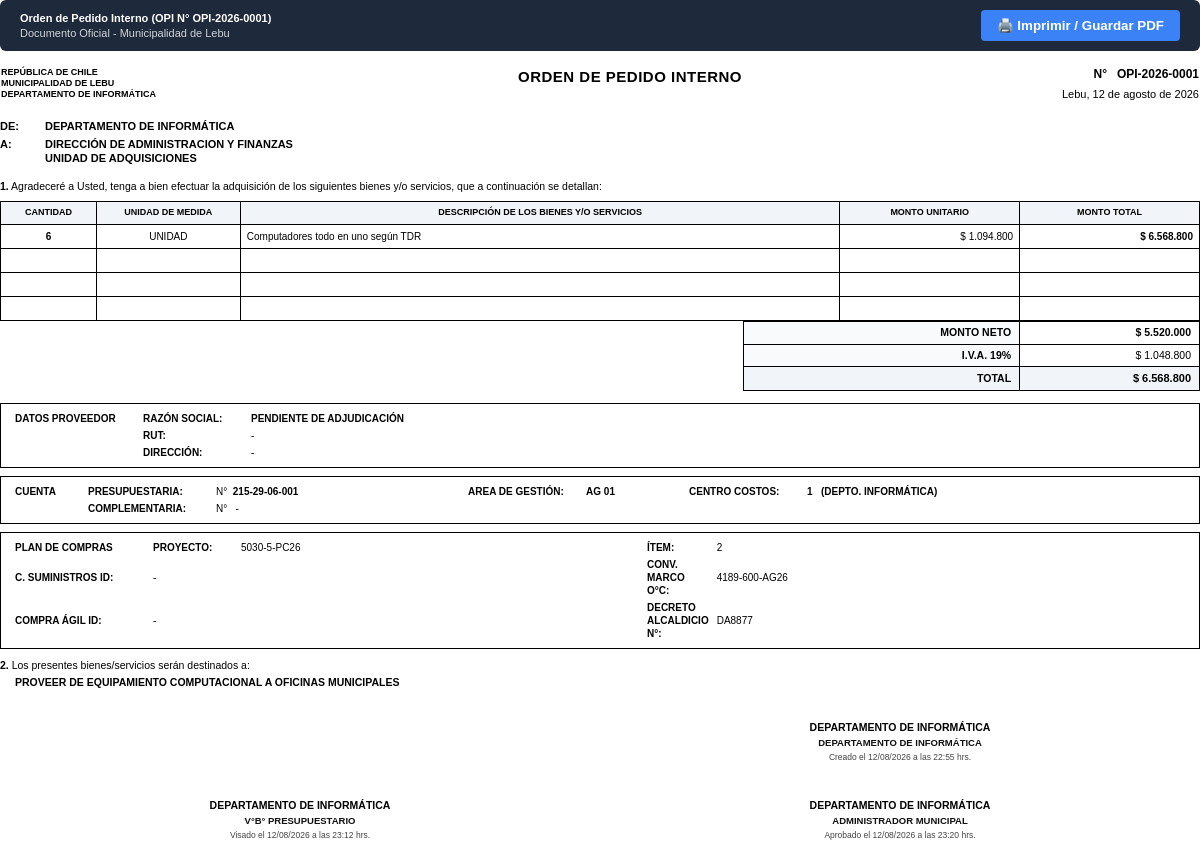
/imprimir_opi.php?id=1 (signed in), run on an earlier commit of the app's database.
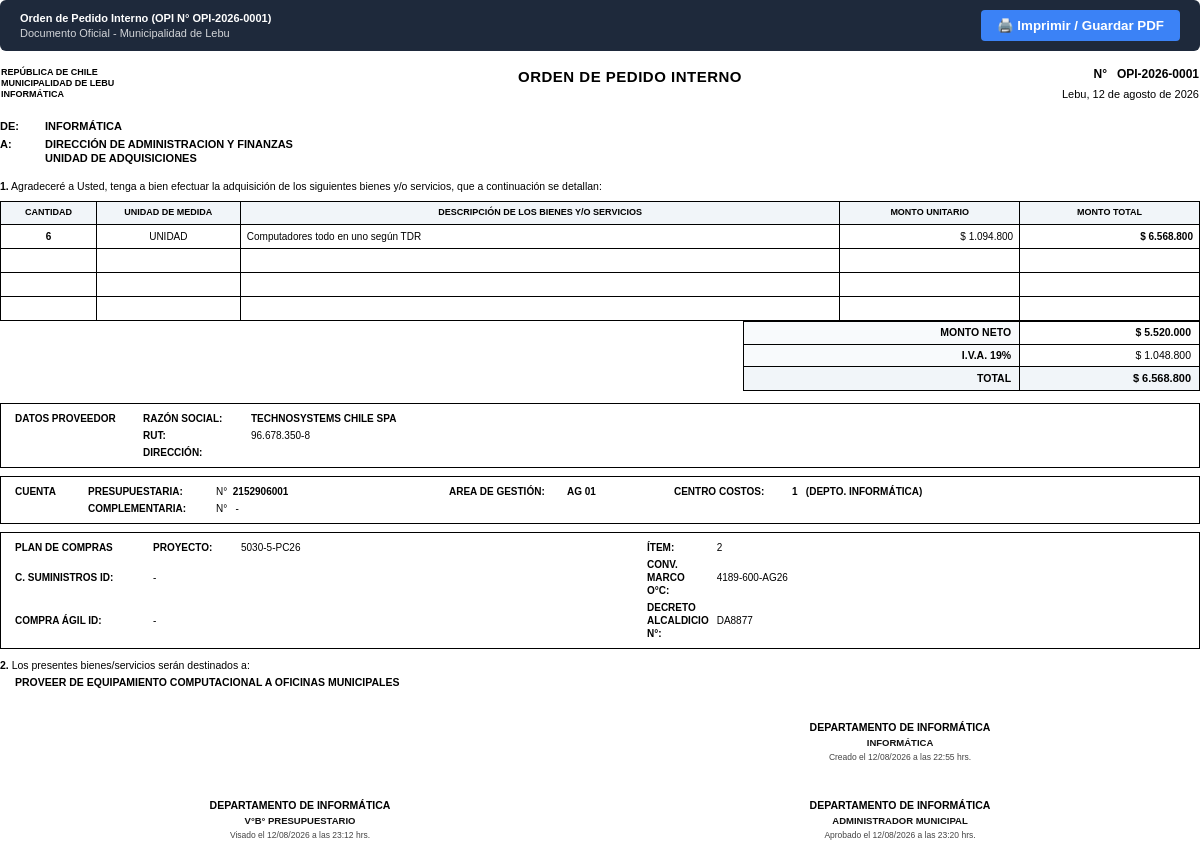
And on a later commit of the database.
### tables this page shows
CREATE TABLE `expedientes` (
  `id` int NOT NULL AUTO_INCREMENT,
  `codigo_interno` varchar(50) NOT NULL,
  `titulo_compra` varchar(255) NOT NULL DEFAULT 'Sin Título',
  `folio_opi` varchar(50) DEFAULT NULL,
  `usuario_creador_id` int NOT NULL,
  `unidad_origen_id` int NOT NULL,
  `centro_costo_id` int NOT NULL,
  `tipo_compra_id` int NOT NULL,
  `prioridad_id` int NOT NULL,
  `cuenta_presupuestaria_id` int DEFAULT NULL,
  `cuenta_maestra_id` int DEFAULT NULL,
  `area_gestion_id` int DEFAULT NULL,
  `rango_utm_id` int DEFAULT NULL,
  `proveedor_adjudicado_id` int DEFAULT NULL,
  `id_contrato_suministro` varchar(100) DEFAULT NULL,
  `id_compra_agil` varchar(50) DEFAULT NULL,
  `id_licitacion` varchar(100) DEFAULT NULL,
  `orden_compra_numero` varchar(100) DEFAULT NULL,
  `decreto_alcaldicio_numero` varchar(100) DEFAULT NULL,
  `conv_marco_oc` varchar(100) DEFAULT NULL,
  `monto_estimado` decimal(15,2) NOT NULL DEFAULT '0.00',
  `monto_definitivo` decimal(15,2) DEFAULT NULL,
  `tipo_impuesto` enum('NETO','IVA_INCLUIDO','EXENTO') DEFAULT 'NETO',
  `motivo_compra` text NOT NULL,
  `estado_actual` varchar(50) NOT NULL DEFAULT 'BORRADOR',
  `observacion_cierre` text,
  `created_at` timestamp NULL DEFAULT CURRENT_TIMESTAMP,
  `updated_at` timestamp NULL DEFAULT CURRENT_TIMESTAMP ON UPDATE CURRENT_TIMESTAMP,
  `fecha_visa_presupuesto` datetime DEFAULT NULL,
  `fecha_adjudicacion` datetime DEFAULT NULL,
  `fecha_aprobacion_opi` datetime DEFAULT NULL,
  `fecha_cierre` datetime DEFAULT NULL,
  `num_certificado_oficial` varchar(20) DEFAULT NULL,
  `id_entidad_gobierno` varchar(50) DEFAULT 'ID PE-MUN-00335',
  `plan_compras_proyecto` varchar(100) DEFAULT NULL,
  `plan_compras_item` int DEFAULT NULL,
  PRIMARY KEY (`id`),
  UNIQUE KEY `uk_expedientes_codigo` (`codigo_interno`),
  KEY `fk_exp_usuario` (`usuario_creador_id`),
  KEY `fk_exp_unidad` (`unidad_origen_id`),
  KEY `fk_exp_tipo` (`tipo_compra_id`),
  KEY `fk_exp_prioridad` (`prioridad_id`),
  KEY `fk_exp_cc` (`centro_costo_id`),
  KEY `fk_exp_cm` (`cuenta_maestra_id`),
  KEY `fk_exp_ag` (`area_gestion_id`),
  KEY `fk_exp_prov` (`proveedor_adjudicado_id`),
  KEY `fk_exp_estado` (`estado_actual`),
  CONSTRAINT `fk_exp_ag` FOREIGN KEY (`area_gestion_id`) REFERENCES `areas_gestion` (`id`) ON DELETE RESTRICT,
  CONSTRAINT `fk_exp_cc` FOREIGN KEY (`centro_costo_id`) REFERENCES `centros_costo` (`id`) ON DELETE RESTRICT,
  CONSTRAINT `fk_exp_cm` FOREIGN KEY (`cuenta_maestra_id`) REFERENCES `cuentas_maestras` (`id`) ON DELETE RESTRICT,
  CONSTRAINT `fk_exp_estado` FOREIGN KEY (`estado_actual`) REFERENCES `estados_tramite` (`codigo`) ON DELETE RESTRICT,
  CONSTRAINT `fk_exp_prioridad` FOREIGN KEY (`prioridad_id`) REFERENCES `prioridades` (`id`) ON DELETE RESTRICT,
  CONSTRAINT `fk_exp_prov` FOREIGN KEY (`proveedor_adjudicado_id`) REFERENCES `proveedores` (`id`) ON DELETE SET NULL,
  CONSTRAINT `fk_exp_tipo` FOREIGN KEY (`tipo_compra_id`) REFERENCES `tipos_compra` (`id`) ON DELETE RESTRICT,
  CONSTRAINT `fk_exp_unidad` FOREIGN KEY (`unidad_origen_id`) REFERENCES `unidades` (`id`) ON DELETE RESTRICT,
  CONSTRAINT `fk_exp_usuario` FOREIGN KEY (`usuario_creador_id`) REFERENCES `usuarios` (`id`) ON DELETE RESTRICT
);

CREATE TABLE `unidades` (
  `id` int NOT NULL AUTO_INCREMENT,
  `nombre` varchar(150) NOT NULL,
  `padre_id` int DEFAULT NULL,
  `centro_costo_id` int DEFAULT NULL,
  `jefe_actual_id` int DEFAULT NULL,
  PRIMARY KEY (`id`),
  KEY `fk_unidades_padre` (`padre_id`),
  KEY `fk_unidades_cc` (`centro_costo_id`),
  CONSTRAINT `fk_unidades_cc` FOREIGN KEY (`centro_costo_id`) REFERENCES `centros_costo` (`id`) ON DELETE SET NULL,
  CONSTRAINT `fk_unidades_padre` FOREIGN KEY (`padre_id`) REFERENCES `unidades` (`id`) ON DELETE SET NULL
);

CREATE TABLE `centros_costo` (
  `id` int NOT NULL AUTO_INCREMENT,
  `codigo_cuenta` varchar(50) NOT NULL,
  `nombre` varchar(150) NOT NULL,
  `anio_fiscal` int NOT NULL DEFAULT 2026,
  `activo` tinyint(1) DEFAULT '1',
  PRIMARY KEY (`id`)
);

CREATE TABLE `usuarios` (
  `id` int NOT NULL AUTO_INCREMENT,
  `unidad_id` int NOT NULL,
  `rol_id` int NOT NULL,
  `rut` varchar(12) NOT NULL,
  `nombre_completo` varchar(150) NOT NULL,
  `email` varchar(150) NOT NULL,
  `password_hash` varchar(255) DEFAULT NULL,
  `es_jefe_unidad` tinyint(1) DEFAULT '0',
  `activo` tinyint(1) DEFAULT '1',
  `cargo` varchar(150) DEFAULT NULL,
  `token_verificacion` varchar(100) DEFAULT NULL,
  `email_verificado` tinyint(1) NOT NULL DEFAULT '0',
  `estado_aprobacion` enum('APROBADO','PENDIENTE_VERIFICACION','PENDIENTE_APROBACION','RECHAZADO') NOT NULL DEFAULT 'APROBADO',
  `fecha_registro` datetime NOT NULL DEFAULT CURRENT_TIMESTAMP,
  PRIMARY KEY (`id`),
  UNIQUE KEY `uk_usuarios_rut` (`rut`),
  UNIQUE KEY `uk_usuarios_email` (`email`),
  KEY `fk_usuarios_unidad` (`unidad_id`),
  KEY `fk_usuarios_rol` (`rol_id`),
  CONSTRAINT `fk_usuarios_rol` FOREIGN KEY (`rol_id`) REFERENCES `roles` (`id`) ON DELETE RESTRICT,
  CONSTRAINT `fk_usuarios_unidad` FOREIGN KEY (`unidad_id`) REFERENCES `unidades` (`id`) ON DELETE RESTRICT
);

CREATE TABLE `proveedores` (
  `id` int NOT NULL AUTO_INCREMENT,
  `rut` varchar(12) NOT NULL,
  `razon_social` varchar(150) NOT NULL,
  `direccion` varchar(200) DEFAULT NULL,
  `activo` tinyint(1) NOT NULL DEFAULT '1',
  PRIMARY KEY (`id`),
  UNIQUE KEY `uk_proveedores_rut` (`rut`)
);

### imprimir_opi.php (the view, shortened to what the changed rows need)
<?php
require_once __DIR__ . '/config.php';
$id = $_GET['id'] ?? null;
$stmt = $pdo->prepare("
    SELECT e.*, un.nombre as unidad, cc.nombre as centro_costo, tc.codigo as tipo_compra_cod, tc.nombre as tipo_compra_nom,
           prov.razon_social, prov.rut as rut_proveedor, prov.direccion as direccion_proveedor,
           u.nombre_completo as solicitante
    FROM expedientes e
    JOIN usuarios u ON e.usuario_creador_id = u.id
    JOIN unidades un ON e.unidad_origen_id = un.id
    JOIN centros_costo cc ON e.centro_costo_id = cc.id
    JOIN tipos_compra tc ON e.tipo_compra_id = tc.id
    LEFT JOIN proveedores prov ON e.proveedor_adjudicado_id = prov.id
    WHERE e.id = ?
");
$stmt->execute([$id]);
$exp = $stmt->fetch();
$items = $pdo->query("
    SELECT ei.*, cm.codigo as cuenta_codigo, ag.codigo as ag_codigo
    FROM expedientes_items ei
    LEFT JOIN presupuestos_asignados pa ON ei.presupuesto_asignado_id = pa.id
    LEFT JOIN cuentas_maestras cm ON pa.cuenta_maestra_id = cm.id
    LEFT JOIN areas_gestion ag ON pa.area_gestion_id = ag.id
    WHERE ei.expediente_id = $id
")->fetchAll();
$stmtCreador = $pdo->prepare("
    SELECT u.nombre_completo, e.created_at
    FROM expedientes e
    JOIN usuarios u ON e.usuario_creador_id = u.id
    WHERE e.id = ?
");
$stmtCreador->execute([$id]);
$creador = $stmtCreador->fetch();
$monto_usar = (isset($exp['monto_definitivo']) && $exp['monto_definitivo'] > 0) ? $exp['monto_definitivo'] : $exp['monto_estimado'];
$iva = round($monto_usar - ($monto_usar / 1.19));
$neto = $monto_usar - $iva;
$folio_mostrar = !empty($exp['folio_opi']) ? $exp['folio_opi'] : ($exp['codigo_interno'] ?? "N° " . $exp['id']);
function fecha_espanol($fecha_db) {
    $ts = strtotime($fecha_db);
    return date('j', $ts) . ' de ' . meses_es(date('n', $ts)) . ' de ' . date('Y', $ts);
}
function meses_es($m) {
    $meses = [1 => 'enero', 2 => 'febrero', 3 => 'marzo', 4 => 'abril', 5 => 'mayo', 6 => 'junio', 7 => 'julio', 8 => 'agosto', 9 => 'septiembre', 10 => 'octubre', 11 => 'noviembre', 12 => 'diciembre'];
    return $meses[(int)$m] ?? '';
}
$fecha_formateada = fecha_espanol($exp['fecha_aprobacion_opi'] ?? $exp['created_at']);
$cuentas_usadas = array_unique(array_filter(array_column($items, 'cuenta_codigo')));
?>
<!DOCTYPE html>
<html lang="es">
<head>
</head>
<body>
    <div class="no-print">
        <div>
            <strong>Orden de Pedido Interno (OPI N° <?= htmlspecialchars($folio_mostrar) ?>)</strong>
            <span style="font-size: 11px; opacity: 0.8; display: block;">Documento Oficial - Municipalidad de Lebu</span>
        </div>
    </div>
    <table class="header-table">
        <tr>
            <td style="width: 35%;">
                <div class="logo-dept">
                    República de Chile<br>
                    <strong>MUNICIPALIDAD DE LEBU</strong><br>
                    <?= mb_strtoupper($exp['unidad']) ?>
                </div>
            </td>
            <td style="width: 30%;">
                <div class="doc-folio">N° &nbsp; <?= htmlspecialchars($folio_mostrar) ?></div>
                <div class="doc-fecha">Lebu, <?= $fecha_formateada ?></div>
            </td>
        </tr>
    </table>
    <table class="de-a-table">
        <tr>
            <td style="width: 45px;" class="fw-bold">DE:</td>
            <td class="fw-bold text-uppercase"><?= mb_strtoupper($exp['unidad']) ?></td>
        </tr>
    </table>
    <table class="table-items">
        <thead>
            <tr>
                <th style="width: 8%;">CANTIDAD</th>
                <th style="width: 12%;">UNIDAD DE MEDIDA</th>
                <th style="width: 50%;">DESCRIPCIÓN DE LOS BIENES Y/O SERVICIOS</th>
                <th style="width: 15%;">MONTO UNITARIO</th>
                <th style="width: 15%;">MONTO TOTAL</th>
            </tr>
        </thead>
    </table>
    <table class="totales-table">
        <tr>
            <td style="border-top: none; border-left: none; border-bottom: none; width: 62%;">&nbsp;</td>
            <td class="fw-bold text-right" style="width: 23%; background-color: #f8fafc;">MONTO NETO</td>
            <td class="text-right fw-bold font-monospace" style="width: 15%;">$ <?= number_format($neto, 0, ',', '.') ?></td>
        </tr>
        <tr>
            <td style="border: none;">&nbsp;</td>
            <td class="fw-bold text-right" style="background-color: #f8fafc;">I.V.A. 19%</td>
            <td class="text-right font-monospace">$ <?= number_format($iva, 0, ',', '.') ?></td>
        </tr>
        <tr>
            <td style="border: none;">&nbsp;</td>
            <td class="fw-bold text-right" style="background-color: #f1f5f9;">TOTAL</td>
            <td class="text-right fw-bold font-monospace" style="font-size: 11px; background-color: #f1f5f9;">$ <?= number_format($monto_usar, 0, ',', '.') ?></td>
        </tr>
    </table>
    <div class="box-info">
        <table class="box-info-table">
            <tr>
                <td style="width: 120px;" class="fw-bold">DATOS PROVEEDOR</td>
                <td style="width: 100px;" class="fw-bold">RAZÓN SOCIAL:</td>
                <td class="fw-bold text-uppercase"><?= mb_strtoupper($exp['razon_social'] ?? 'PENDIENTE DE ADJUDICACIÓN') ?></td>
            </tr>
            <tr>
                <td>&nbsp;</td>
                <td class="fw-bold">RUT:</td>
                <td class="font-monospace"><?= htmlspecialchars($exp['rut_proveedor'] ?? '-') ?></td>
            </tr>
            <tr>
                <td>&nbsp;</td>
                <td class="fw-bold">DIRECCIÓN:</td>
                <td class="text-uppercase"><?= mb_strtoupper($exp['direccion_proveedor'] ?? '-') ?></td>
            </tr>
        </table>
    </div>
    <div class="box-info">
        <table class="box-info-table">
            <tr>
                <td>N° &nbsp;<span class="fw-bold font-monospace"><?= empty($cuentas_usadas) ? '-' : implode(", ", $cuentas_usadas) ?></span></td>
                <td><span class="fw-bold font-monospace"><?= htmlspecialchars($exp['centro_costo_id'] ?? '-') ?> &nbsp; (<?= mb_strtoupper($exp['centro_costo']) ?>)</span></td>
            </tr>
        </table>
    </div>
    <div class="box-info">
        <table class="box-info-table">
            <tr>
                <td><span class="font-monospace"><?= htmlspecialchars($exp['plan_compras_proyecto'] ?? '-') ?></span></td>
                <td><span class="font-monospace"><?= htmlspecialchars($exp['plan_compras_item'] ?? '-') ?></span></td>
            </tr>
            <tr>
                <td colspan="2"><span class="font-monospace"><?= htmlspecialchars($exp['id_contrato_suministro'] ?? '-') ?></span></td>
                <td><span class="font-monospace"><?= htmlspecialchars(!empty($exp['conv_marco_oc']) ? $exp['conv_marco_oc'] : (!empty($exp['orden_compra_numero']) ? $exp['orden_compra_numero'] : '-')) ?></span></td>
            </tr>
            <tr>
                <td colspan="2"><span class="font-monospace"><?= htmlspecialchars($exp['id_compra_agil'] ?? '-') ?></span></td>
                <td><span class="font-monospace"><?= htmlspecialchars($exp['decreto_alcaldicio_numero'] ?? '-') ?></span></td>
            </tr>
        </table>
    </div>
    <div style="margin-top: 10px; margin-bottom: 25px; font-size: 10.5px;">
        <strong>2.</strong> Los presentes bienes/servicios serán destinados a:
        <div style="margin-top: 4px; padding-left: 15px;" class="fw-bold text-uppercase">
            <?= mb_strtoupper($exp['motivo_compra'] ?? $exp['titulo_compra']) ?>
        </div>
    </div>
    <table style="width: 100%; border-collapse: collapse; margin-top: 30px;">
        <tr>
            <td style="width: 50%; text-align: center; padding-bottom: 35px;">
                <div class="firma-nombre"><?= mb_strtoupper($creador['nombre_completo'] ?? $exp['solicitante']) ?></div>
                <div class="firma-cargo"><?= mb_strtoupper($exp['unidad']) ?></div>
                <?php if(!empty($creador['created_at'])): ?>
                    <div class="firma-timestamp">Creado el <?= date('d/m/Y \a \l\a\s H:i', strtotime($creador['created_at'])) ?> hrs.</div>
                <?php endif; ?>
            </td>
        </tr>
    </table>
</body>
</html>

What changed in the data, as far as the page shows it:
changed through a linked row, expedientes "PROVEER DE EQUIPAMIENTO COMPUTACIONAL A OFICINAS MUNICIPALES": unidad_origen.nombre "DEPARTAMENTO DE INFORMÁTICA" → "INFORMÁTICA"; proveedor_adjudicado.razon_social (not shown) → "TECHNOSYSTEMS CHILE SPA"; proveedor_adjudicado.rut (not shown) → "96.678.350-8"
Also different on the page:
implode(", ", $cuentas_usadas): "215-29-06-001" → "2152906001"
mb_strtoupper($exp['razon_social'] ?? 'PENDIENTE DE ADJUDICACIÓN'): "PENDIENTE DE ADJUDICACIÓN" → (not shown)
$exp['rut_proveedor']: "-" → (not shown)
mb_strtoupper($exp['direccion_proveedor'] ?? '-'): "-" → (not shown)
